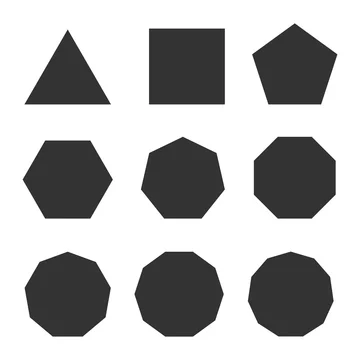
#> input picture test_data/allshape.jpg, 360 x 360 px, given in place of the camera
$ python canny-edge-detection.py
#> lines starting #> are read from the running program, lines starting #| are printed output that depends on the picture; after the words box and inside, x2 and y2 are one past the last pixel; in counts of white or black regions, pixels touching at a corner belong together
#!/usr/bin/env python3
# -*- coding: utf-8 -*-
"""
Computer Vision Project:
    Canny Edge Detection

Created on Sat Apr 15 2023

@author: Jiraorj Thanudchaipuen
"""

import cv2
import numpy as np

frameWidth  = 640
frameHeight = 480

cap         = cv2.VideoCapture(0)

cap.set(3, frameHeight)
cap.set(4, frameWidth)

def empty(x):
    pass

cv2.namedWindow("Parameters")
cv2.resizeWindow("Parameters", 640, 240)

cv2.createTrackbar("Threshold1", "Parameters", 100, 255, empty)
cv2.createTrackbar("Threshold2", "Parameters", 200, 255, empty)

while cap.isOpened():
    ret,img  = cap.read()
#> img is the input picture: shape (360, 360, 3); mean B, G, R 181.4, 181.4, 181.4

    imgBlur  = cv2.GaussianBlur(img, (7,7), 1)
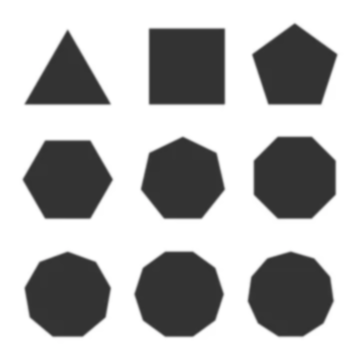
#> imgBlur: shape (360, 360, 3); mean B, G, R 181.4, 181.4, 181.4
    imgGray  = cv2.cvtColor(imgBlur, cv2.COLOR_BGR2GRAY)

    t1       = cv2.getTrackbarPos("Threshold1", "Parameters")
    t2       = cv2.getTrackbarPos("Threshold2", "Parameters")

    print(t1, t2)
    imgCanny = cv2.Canny(imgGray,t1,t2)
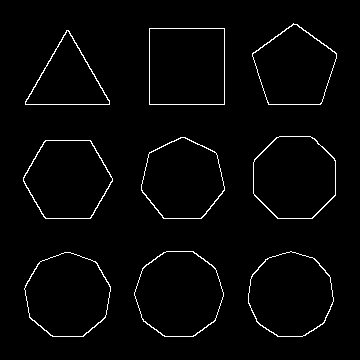
#> imgCanny: shape (360, 360); 2.2% white in thin lines or dots, all inside (x1, y1, x2, y2) = (23, 23, 337, 337)

    imgGray  = cv2.cvtColor(imgGray, cv2.COLOR_GRAY2BGR)
#> imgGray: shape (360, 360, 3)
    imgCanny = cv2.cvtColor(imgCanny, cv2.COLOR_GRAY2BGR)
    imgstack = np.hstack([img,imgCanny])
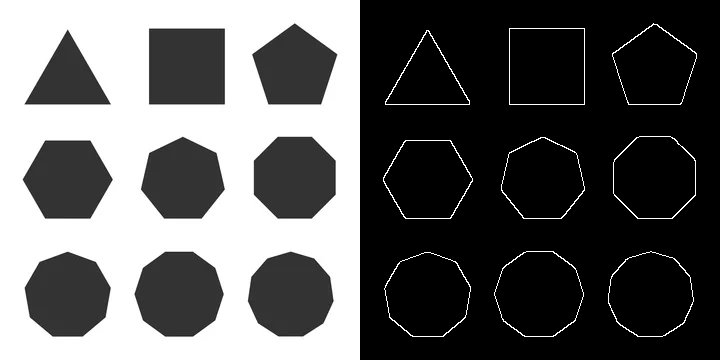
#> imgstack: shape (360, 720, 3); mean B, G, R 93.5, 93.5, 93.5

    cv2.imshow('Output', imgstack)

    if cv2.waitKey(1) & 0xFF == ord('q'):
#> (key q is pressed here)
        break

cap.release()
cv2.destroyAllWindows()

$ run again, on test_data/ball_03.png
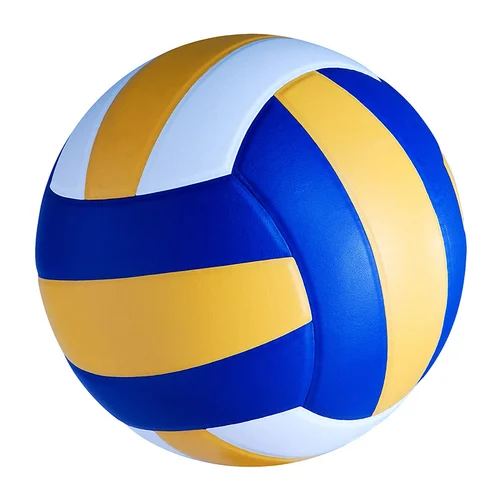
#> input picture test_data/ball_03.png, 494 x 500 px, given in place of the camera
#> img is the input picture: shape (500, 494, 3); mean B, G, R 194.9, 178.6, 174.9
#> `imgCanny = cv2.Canny(imgGray,t1,t2)`:
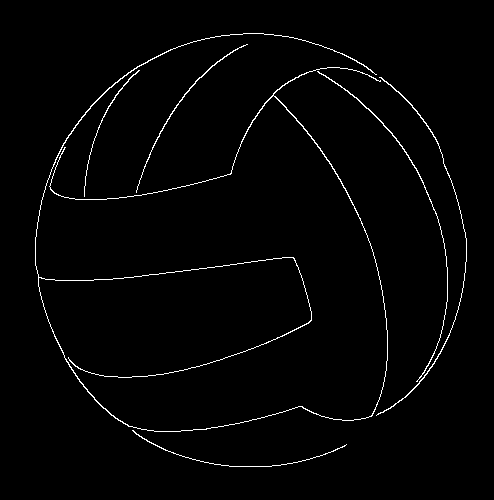
#> imgCanny: shape (500, 494); 1.7% white in thin lines or dots, all inside (x1, y1, x2, y2) = (35, 33, 467, 467)
#> `imgstack = np.hstack([img,imgCanny])`:
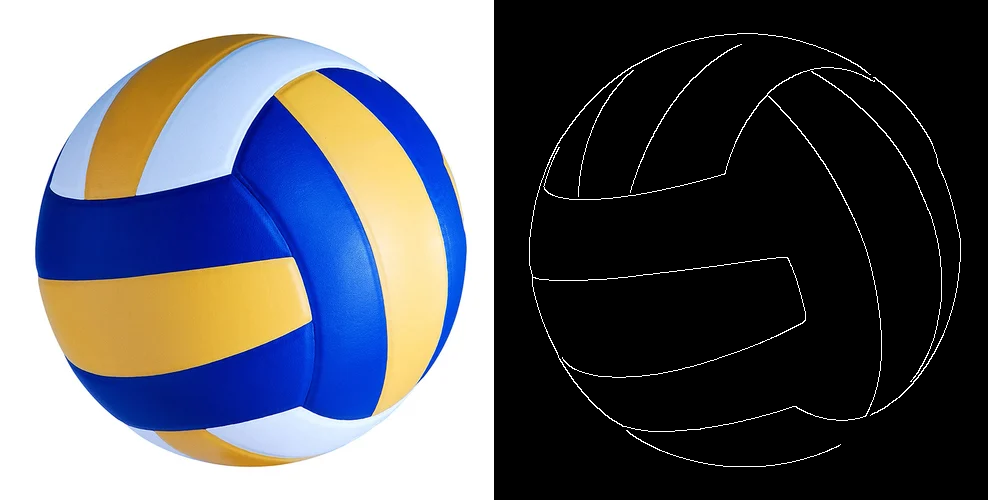
#> imgstack: shape (500, 988, 3); mean B, G, R 99.6, 91.4, 89.6
